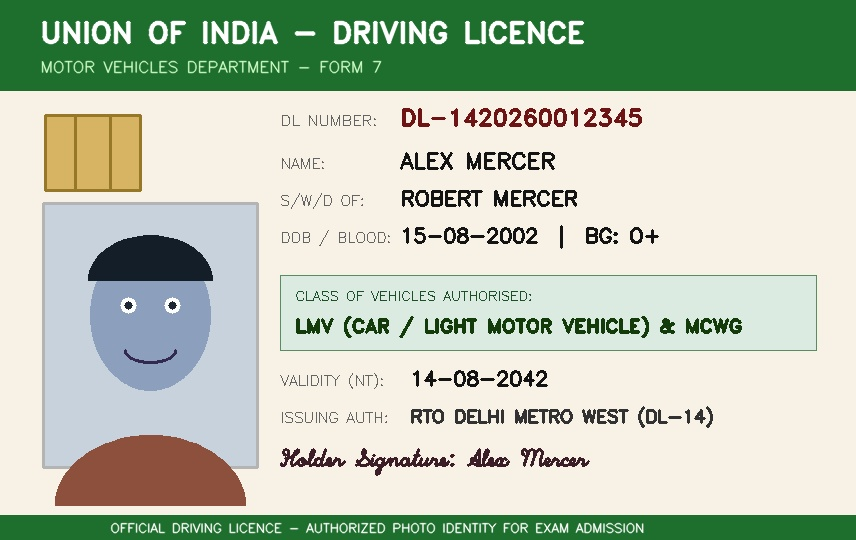
#> input picture sample_data/candidate_driving_license.jpg, 856 x 540 px
$ python -i document_detector.py   (imports and definitions only)   (older library calls are emulated)
#> lines starting #> are read from the running program, lines starting #| are printed output that depends on the picture; after the words box and inside, x2 and y2 are one past the last pixel; in counts of white or black regions, pixels touching at a corner belong together
#> further down, picture is the input picture: shape (540, 856, 3); mean B, G, R 175.6, 196.2, 182.8
### src/utils.py
"""
Image processing and visual utility functions for ExamProctor AI.
"""

import base64
from typing import List, Optional, Tuple
import cv2
import numpy as np


# [51 lines left out: functions order_points, four_point_transform, not called in this run]


def calculate_brightness(roi: np.ndarray) -> float:
    """Calculates average brightness (0-255) of an image or region."""
    if roi is None or roi.size == 0:
        return 0.0
    if len(roi.shape) == 3:
        gray = cv2.cvtColor(roi, cv2.COLOR_BGR2GRAY)
    else:
        gray = roi
    return float(np.mean(gray))


def calculate_texture_variance(roi: np.ndarray) -> float:
    """
    Computes Laplacian variance to measure texture/text presence.
    Higher variance indicates presence of printed or handwritten text/edges.
    """
    if roi is None or roi.size == 0:
        return 0.0
    if len(roi.shape) == 3:
        gray = cv2.cvtColor(roi, cv2.COLOR_BGR2GRAY)
    else:
        gray = roi
    lap = cv2.Laplacian(gray, cv2.CV_64F)
    return float(lap.var())


# [137 lines left out: functions calculate_iou, draw_styled_box, draw_proctor_hud, not called in this run]

### src/config.py
"""
Configuration module for ExamProctor AI system.
"""

import os
from dataclasses import dataclass, field
from pathlib import Path
from typing import Dict, List, Tuple


@dataclass
class ProctorConfig:
    """System-wide configuration parameters."""

    # Base workspace directory
    BASE_DIR: Path = Path(__file__).resolve().parent.parent

    # Log & Evidence storage
    AUDIT_DIR: Path = BASE_DIR / "audit_logs"
    EVIDENCE_DIR: Path = AUDIT_DIR / "evidence"
    REPORTS_DIR: Path = AUDIT_DIR / "reports"

    # YOLO Model configuration
    YOLO_MODEL_NAME: str = "yolov8n.pt"  # lightweight, fast real-time inference
    YOLO_CONF_THRESHOLDS: Dict[str, float] = field(
        default_factory=lambda: {
            "cell phone": 0.35,  # Detection for mobile screen / photo cheat
            "book": 0.35,        # Printed notes, textbooks, manuals
            "laptop": 0.40,      # Secondary screens
            "person": 0.40,      # Candidate & secondary persons
        }
    )

    # Document / Paper Sheet Geometry & Texture Thresholds
    DOC_MIN_AREA_RATIO: float = 0.012  # Minimum document area as fraction of frame
    DOC_MAX_AREA_RATIO: float = 0.80   # Maximum document area (avoids entire frame background)
    DOC_MIN_ASPECT_RATIO: float = 0.40 # Standard paper (A4 is ~0.71 or ~1.41)
    DOC_MAX_ASPECT_RATIO: float = 2.60
    DOC_MIN_BRIGHTNESS: float = 120.0  # White/light-colored paper brightness filter (0-255)
    DOC_MIN_EDGE_VARIANCE: float = 25.0 # Laplacian edge variance indicating printed/handwritten text

    # Exam Violation Debounce Settings (number of consecutive frames to trigger an alert)
    DEBOUNCE_FRAMES_DOC: int = 4
    DEBOUNCE_FRAMES_PHONE: int = 3
    DEBOUNCE_FRAMES_ABSENT: int = 15
    DEBOUNCE_FRAMES_MULTI_PERSON: int = 4

    # Face ID Verification settings
    FACE_VERIFICATION_THRESHOLD: float = 0.55  # Multi-modal biometric cutoff (0.0 to 1.0)
    ID_CARD_ASPECT_RATIO: float = 1.586        # ISO/IEC 7810 standard ID card aspect ratio (85.6mm / 53.98mm)

    # Visualization BGR Colors (OpenCV format)
    COLOR_SAFE: Tuple[int, int, int] = (0, 200, 0)        # Green
    COLOR_WARNING: Tuple[int, int, int] = (0, 165, 255)   # Orange
    COLOR_VIOLATION: Tuple[int, int, int] = (0, 0, 230)   # Red
    COLOR_DOCUMENT: Tuple[int, int, int] = (255, 140, 0)  # Cyan/Blue
    COLOR_PHONE: Tuple[int, int, int] = (0, 0, 255)       # Red
    COLOR_FACE: Tuple[int, int, int] = (255, 200, 0)      # Light Blue

    def __post_init__(self):
        """Ensure storage directories exist."""
        os.makedirs(self.AUDIT_DIR, exist_ok=True)
        os.makedirs(self.EVIDENCE_DIR, exist_ok=True)
        os.makedirs(self.REPORTS_DIR, exist_ok=True)


# Default shared configuration instance
default_config = ProctorConfig()

### src/document_detector.py
"""
Computer Vision Document & Paper Sheet Detection Engine for Exam Proctoring.
"""

from dataclasses import dataclass
from typing import List, Optional, Tuple
import cv2
import numpy as np

from .config import ProctorConfig, default_config
from .utils import calculate_brightness, calculate_texture_variance, four_point_transform


@dataclass
class DocumentDetectionResult:
    """Represents a localized document/paper detection."""
    bbox: Tuple[int, int, int, int]           # (x1, y1, x2, y2)
    corners: np.ndarray                       # 4 corner points (4, 2)
    confidence: float                         # 0.0 - 1.0 confidence score
    brightness: float                         # Mean luminance
    texture_variance: float                   # Laplacian texture variance
    warped_document: Optional[np.ndarray]     # Orthogonally rectified document crop
    label: str = "Unauthorized Document"
    is_magazine: bool = False                 # True if classified as glossy magazine / periodical
    color_richness: float = 0.0               # Mean color saturation (0-255)


class DocumentDetector:
    """
    Detects unauthorized physical paper documents, exam cheat sheets,
    and printed materials within camera frames using geometric and texture analysis.
    """

    def __init__(self, config: ProctorConfig = default_config):
        self.config = config

    def detect(self, frame: np.ndarray) -> List[DocumentDetectionResult]:
        """
        Scans a video frame for physical paper documents or cheat sheets.
        Returns a list of detected DocumentDetectionResult objects.
        """
        if frame is None or frame.size == 0:
            return []

        h, w = frame.shape[:2]
#> h = 540; w = 856
        frame_area = float(w * h)
#> frame_area = 462240
        results: List[DocumentDetectionResult] = []

        # 1. Convert to grayscale and smooth noise
        gray = cv2.cvtColor(frame, cv2.COLOR_BGR2GRAY)
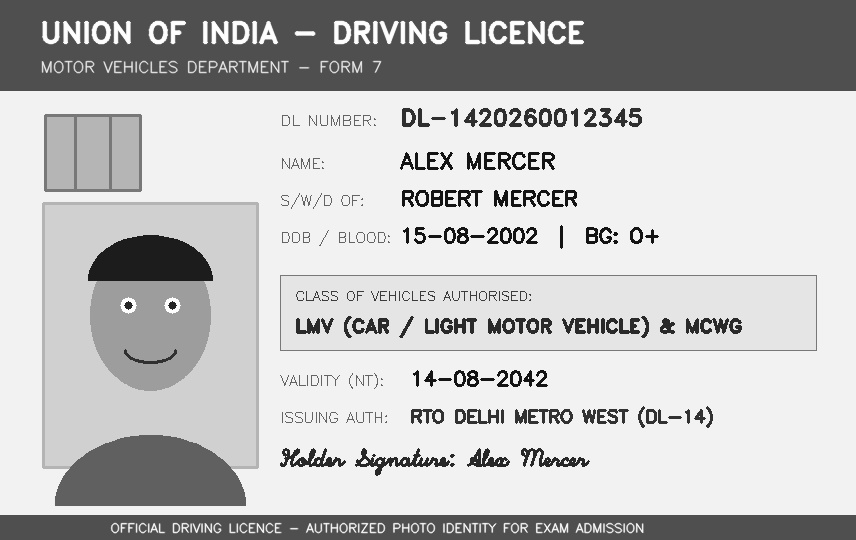
#> gray: shape (540, 856); min 13, max 255, mean 189.6
        blurred = cv2.bilateralFilter(gray, d=7, sigmaColor=75, sigmaSpace=75)

        # 2. Multi-threshold edge detection
        # Otsu threshold as an adaptive baseline
        otsu_val, _ = cv2.threshold(blurred, 0, 255, cv2.THRESH_BINARY + cv2.THRESH_OTSU)
#> otsu_val = 154
        canny_low = max(30, int(otsu_val * 0.5))
#> canny_low = 77
        canny_high = min(220, int(otsu_val * 1.2))
#> canny_high = 184
        edged = cv2.Canny(blurred, canny_low, canny_high)
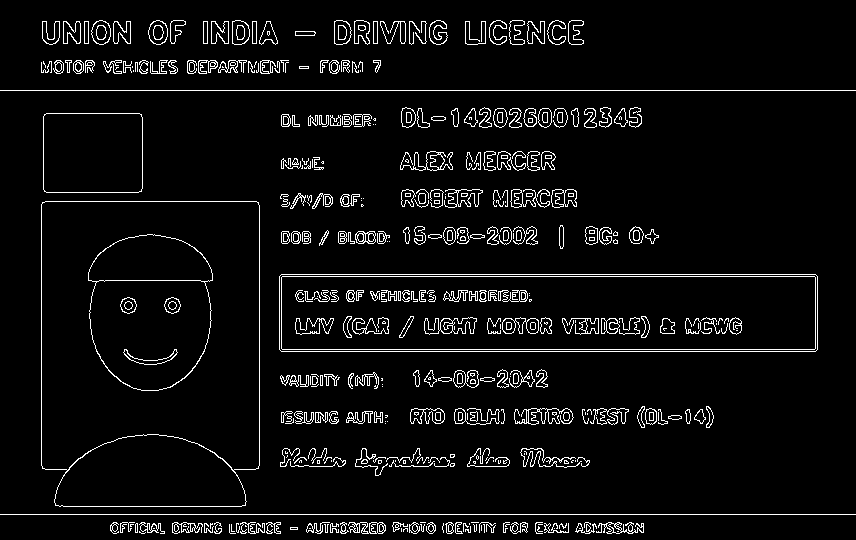
#> edged: shape (540, 856); 5.4% white in thin lines or dots

        # 3. Morphological close to seal broken edges
        kernel = cv2.getStructuringElement(cv2.MORPH_RECT, (5, 5))
        closed = cv2.morphologyEx(edged, cv2.MORPH_CLOSE, kernel, iterations=2)
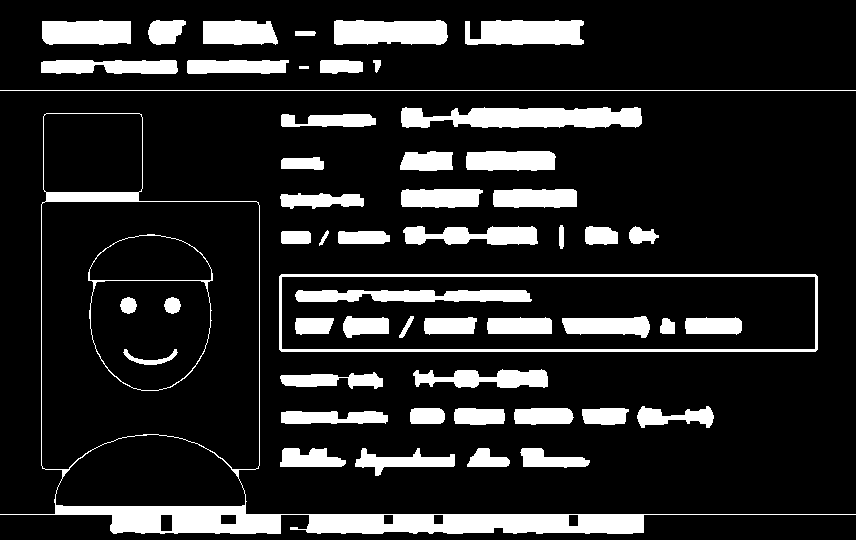
#> closed: shape (540, 856); 14.6% white; 54 white regions

        # 4. Extract external contours
        contours, _ = cv2.findContours(closed, cv2.RETR_EXTERNAL, cv2.CHAIN_APPROX_SIMPLE)
#> contours = 41 contours, 2 with area under 20; largest, box (x1, y1, x2, y2) and area: (0, 113, 856, 534) 84492, (279, 274, 818, 352) 41418, (401, 107, 642, 128) 3696, (334, 20, 448, 45) 2442, (465, 20, 584, 45) 2398
        if not contours:
            return []

        # Sort contours by area descending and test the most prominent
        contours = sorted(contours, key=cv2.contourArea, reverse=True)[:15]
#> contours = 15 contours; largest, box (x1, y1, x2, y2) and area: (0, 113, 856, 534) 84492, (279, 274, 818, 352) 41418, (401, 107, 642, 128) 3696, (334, 20, 448, 45) 2442, (465, 20, 584, 45) 2398

        for cnt in contours:
            area = cv2.contourArea(cnt)
            area_ratio = area / frame_area

            # Area criteria
            if area_ratio < self.config.DOC_MIN_AREA_RATIO or area_ratio > self.config.DOC_MAX_AREA_RATIO:
                continue

            # Perimeter and polygon approximation
            peri = cv2.arcLength(cnt, True)
            approx = cv2.approxPolyDP(cnt, 0.03 * peri, True)

            # Must be a 4-point convex polygon
            if len(approx) != 4 or not cv2.isContourConvex(approx):
                continue

            pts = approx.reshape(4, 2)

            # Bounding box & aspect ratio
            x, y, bw, bh = cv2.boundingRect(pts)
            if bw <= 0 or bh <= 0:
                continue

            aspect_ratio = float(bw) / float(bh)
            if (
                aspect_ratio < self.config.DOC_MIN_ASPECT_RATIO
                or aspect_ratio > self.config.DOC_MAX_ASPECT_RATIO
            ):
                continue

            # Extract rectified document crop
            warped = four_point_transform(frame, pts)
            if warped is None or warped.size == 0 or warped.shape[0] < 20 or warped.shape[1] < 20:
                continue

            # Analyze document brightness, texture, and color saturation
            brightness = calculate_brightness(warped)
            texture_var = calculate_texture_variance(warped)

            # Measure color saturation in HSV to detect glossy magazine covers
            hsv = cv2.cvtColor(warped, cv2.COLOR_BGR2HSV) if len(warped.shape) == 3 else None
            mean_sat = float(np.mean(hsv[:, :, 1])) if hsv is not None else 0.0

            # Document qualification criteria:
            # Type A: Plain white/light paper sheet (high brightness >= DOC_MIN_BRIGHTNESS)
            # Type B: Magazine cover / periodical (rich color saturation > 50 and high edge/text variance)
            is_valid_paper = brightness >= self.config.DOC_MIN_BRIGHTNESS
            is_magazine = (mean_sat > 55.0 and texture_var >= self.config.DOC_MIN_EDGE_VARIANCE)

            if not (is_valid_paper or is_magazine):
                continue

            # Confidence scoring
            if is_magazine:
                # Magazine covers have rich saturation and distinct print typography
                label = "Unauthorized Magazine Cover"
                sat_score = min(1.0, mean_sat / 120.0)
                tex_score = min(1.0, texture_var / 120.0)
                confidence = float(0.45 * sat_score + 0.40 * tex_score + 0.15 * (area_ratio / 0.15))
            else:
                label = "Unauthorized Paper Sheet"
                bright_score = min(1.0, max(0.0, (brightness - 100) / 140))
                texture_score = min(1.0, max(0.2, texture_var / 150.0))
                area_score = min(1.0, max(0.4, (area_ratio / 0.15)))
                confidence = float(0.4 * bright_score + 0.35 * texture_score + 0.25 * area_score)

            confidence = min(0.99, max(0.40, confidence))
            bbox = (x, y, x + bw, y + bh)
            results.append(
                DocumentDetectionResult(
                    bbox=bbox,
                    corners=pts,
                    confidence=confidence,
                    brightness=brightness,
                    texture_variance=texture_var,
                    warped_document=warped,
                    label=label,
                    is_magazine=is_magazine,
                    color_richness=mean_sat,
                )
            )
#> this loop made 15 passes
#> (area, area_ratio) on passes 3 to 14: (3695.5, 0.00799), (2442, 0.00528), (2398, 0.00519), (1922, 0.00416), (1661, 0.00359), (1556, 0.00337), (1531.5, 0.00331), (1513.5, 0.00327), (1500, 0.00325), (1377.5, 0.00298), (1304.5, 0.00282), (1172, 0.00254)
#> (area, area_ratio, peri) on pass 1: (84492, 0.183, 2728.6)
#> after the loop, results = []

        # Fallback for directly uploaded / isolated full-frame document or magazine images
        if not results and w >= 80 and h >= 80:
            brightness = calculate_brightness(frame)
#> brightness = 189.6
            texture_var = calculate_texture_variance(frame)
#> in calculate_texture_variance, `lap = cv2.Laplacian(gray, cv2.CV_64F)`:
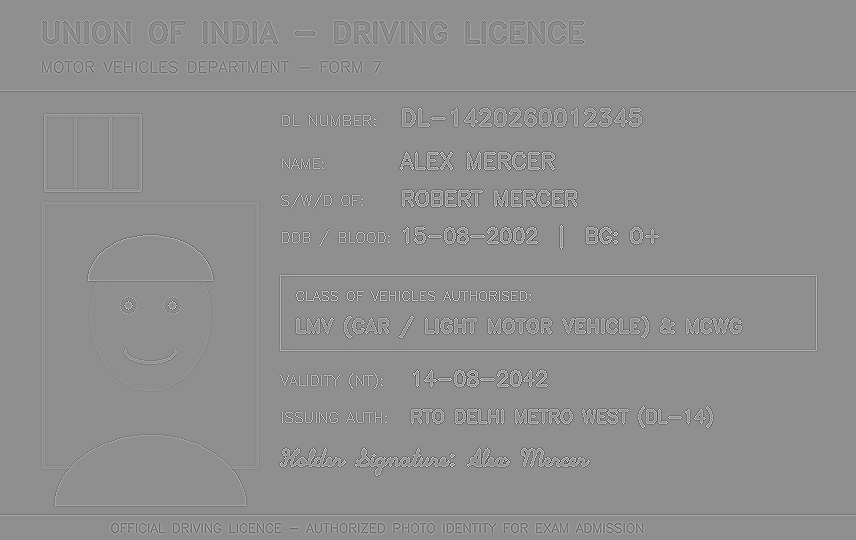
#> lap: shape (540, 856) float64; min -895, max 700, mean 0; drawn with min black and max white
#> texture_var = 5137.5
            hsv = cv2.cvtColor(frame, cv2.COLOR_BGR2HSV) if len(frame.shape) == 3 else None
#> hsv: shape (540, 856, 3); mean H, S, V 44.7, 61.4, 203.3
            mean_sat = float(np.mean(hsv[:, :, 1])) if hsv is not None else 0.0
#> mean_sat = 61.43

            is_valid_paper = brightness >= self.config.DOC_MIN_BRIGHTNESS
#> is_valid_paper = True
            is_magazine = (mean_sat > 55.0 and texture_var >= self.config.DOC_MIN_EDGE_VARIANCE)
#> is_magazine = True

            if is_valid_paper or is_magazine:
                label = "Unauthorized Magazine Cover" if is_magazine else "Unauthorized Paper Sheet"
#> label = 'Unauthorized Magazine Cover'
                conf = 0.88 if is_magazine else 0.85
#> conf = 0.88
                corners = np.array([[0, 0], [w - 1, 0], [w - 1, h - 1], [0, h - 1]], dtype=np.int32)
#> corners = [[0, 0], [855, 0], [855, 539], [0, 539]]
                results.append(
                    DocumentDetectionResult(
                        bbox=(0, 0, w, h),
                        corners=corners,
                        confidence=conf,
                        brightness=brightness,
                        texture_variance=texture_var,
                        warped_document=frame.copy(),
                        label=label,
                        is_magazine=is_magazine,
                        color_richness=mean_sat,
                    )
                )

        return results

>>> import cv2
>>> picture = cv2.imread('../sample_data/candidate_driving_license.jpg')
>>> result = DocumentDetector().detect(picture)
#> result = 1 item
